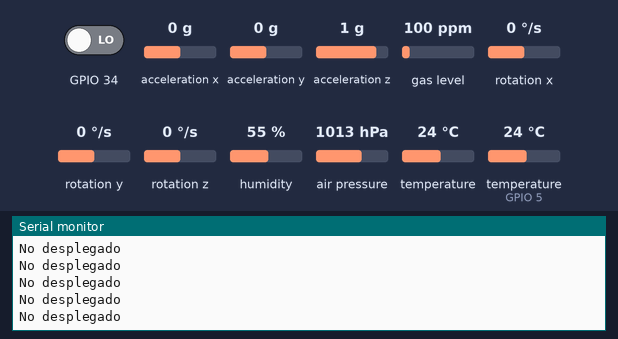
The sketch below on a simulated ESP32. Shown: the last lines printed to the serial monitor. Inputs (shaded band) come from the test bench; at power-on: GPIO 34 LOW, acceleration x 0 g, gas level 100 ppm, humidity 55 %, acceleration y 0 g, temperature (sensor on GPIO 5) 24 °C, acceleration z 1 g, rotation x 0 °/s, rotation y 0 °/s, rotation z 0 °/s, air pressure 1013 hPa, temperature 24 °C. Storage starts empty.

Above: at 1.3 s.
1.4 s: GPIO 34 driven HIGH
At 2.5 s:
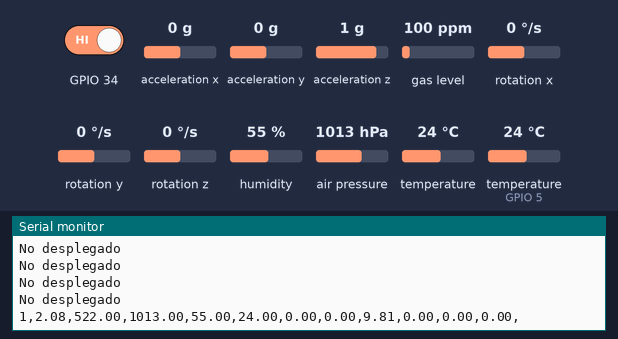
2.9 s: acceleration x set to -1.4 g
4.4 s: gas level set to 20 ppm
At 5.6 s:
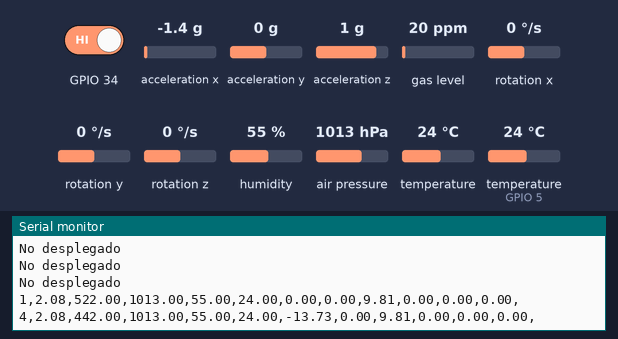
5.9 s: humidity set to 22 %
7.4 s: acceleration y set to -1.4 g
At 8.6 s:
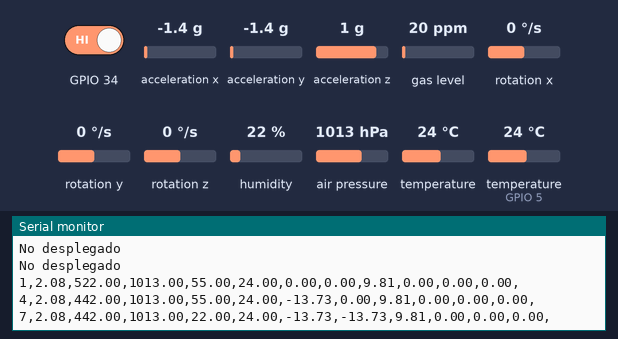
8.9 s: temperature (sensor on GPIO 5) set to 12 °C
At 11.2 s:
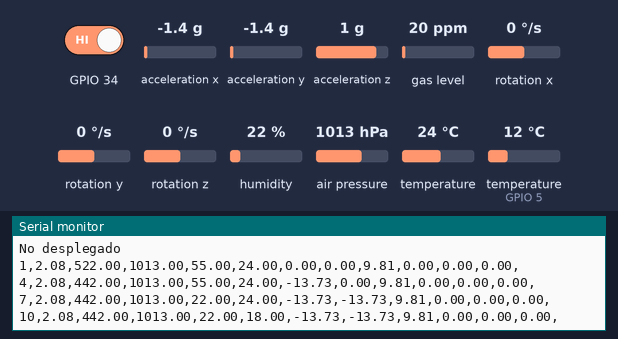
Timing chart, 0 to 11.4 s (numbered marks = the images above; inputs shaded):
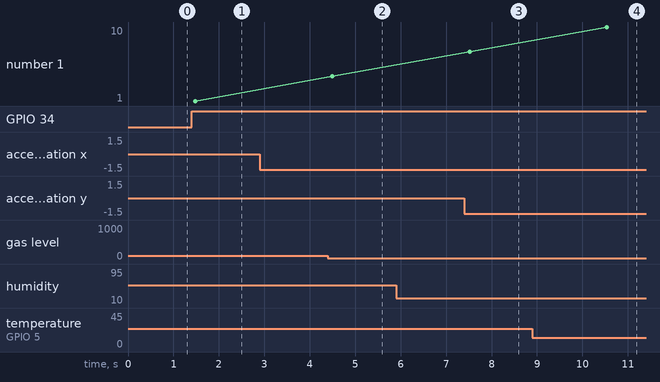

Measured:
- after the input at 1.4 s, the serial monitor: prints a new line after 0.07 s (image 1)
- after the input at 4.4 s, the serial monitor: prints a new line after 0.10 s (image 2)
- after the input at 7.4 s, the serial monitor: prints a new line after 0.12 s (image 3)
- after the input at 8.9 s, the serial monitor: prints a new line after 1.6 s (image 4)

The sketch:

Proto3_ino.ino
```cpp
#include <MQUnifiedsensor.h>
#include <Adafruit_MPU6050.h>
#include <SPI.h>
#include <SD.h>
#include <Adafruit_BMP280.h>
#include <Adafruit_Sensor.h>
#include <Wire.h>
#include <DHT.h>
#include <DHT_U.h>

TwoWire I2C_BMP280 = TwoWire(0);
TwoWire I2C_MPU6050 = TwoWire(1);

#define DHTTYPE DHT22
#define DHTPIN 5
#define SDA1_PIN 21
#define SCL1_PIN 22
#define SDA2_PIN 18
#define SCL2_PIN 19
#define MOSI 12
#define MISO 27
#define SCK 14
#define CS 13
#define SEALEVELPRESSURE_HPA (1013.25)
#define placa "ESP-32"
#define Voltage_Resolution 3.3
#define pin 15
#define type "MQ-135"
#define ADC_Bit_Resolution 12
#define RatioMQ135CleanAir 3.6

Adafruit_BMP280 bmp (&I2C_BMP280);
Adafruit_MPU6050 mpu;
MQUnifiedsensor MQ135(placa, Voltage_Resolution, ADC_Bit_Resolution, pin, type);
DHT dht22(DHTPIN, DHTTYPE);
SPIClass spi = SPIClass(VSPI);


float tempDHT, humDHT, hPa, tempBMP, altitude, PPM, tempMed;
int tiempo;
int16_t* ax, ay, az, gx, gy, gz;
int sensorPin = 15;
int sensorValue = 0;
int val;
int i = 0, t;

void setup()
{
  Serial.begin(115200);
  delay(100);
  Serial.println("Iniciando...");
  spi.begin(SCK, MISO, MOSI, CS);
  I2C_MPU6050.begin(SDA1_PIN, SCL1_PIN, 100000);
  I2C_BMP280.begin(SDA2_PIN, SCL2_PIN, 100000);
  pinMode(34, INPUT);
  pinMode(15, INPUT);
  dht22.begin();
  MQ135.setRegressionMethod(1);
  MQ135.setA(110.47); MQ135.setB(-2.862);
  MQ135.init();
  MQ135.setRL(1);
  MQ135.setR0(0.49);
  MQ135.serialDebug(true);
  if (!mpu.begin(0x68, &I2C_MPU6050)) {
    Serial.println("No se pudo encontrar el MPU6050");
    while (1);
  }
  if (!bmp.begin(0x76)) {
    Serial.println("No se pudo encontrar el BMP280");
    while (1);
  }
  SD.begin(13,spi,4000000);
  if (!SD.begin(13,spi,4000000))
  {
    Serial.println("Error al inicializar la tarjeta SD");
    return;
  }
  Serial.println("Tarjeta SD inicializada.");

  // Crear carpeta "datos"
  if (!SD.exists("/datos"))
  {
    Serial.println("Intentando crear la carpeta 'datos'...");
    if (SD.mkdir("/datos"))
    {
      Serial.println("Carpeta 'datos' creada.");
    }
    else
    {
      Serial.println("Error al crear la carpeta 'datos'.");
    }
  }
  else
  {
    Serial.println("La carpeta 'datos' ya existe.");
  }

  // Crear archivo .csv en la carpeta "datos"
  Serial.println("Intentando crear el archivo 'datos.csv'...");
  File file = SD.open("/datos/datos.csv", FILE_WRITE);
  if (file)
  {
    file.println("Tiempo,Altura(MSNM),CO2(PPM),Presion(hPa),Humedad(Med),Temperatura(°C),Accel-X,Accel-Y,Accel-Z(m/s^2),Gyro-X,Gyro-Y,Gyro-Z(rad/s)");
    file.close();
    Serial.println("Archivo 'datos.csv' creado y encabezado escrito.");
  }
  else
  {
    Serial.println("Error al crear el archivo 'datos.csv'.");
  }
}

void loop()
{

  if (digitalRead(34))
  {
    // MPU6050
    sensors_event_t a, g, temp;
    mpu.getEvent(&a, &g, &temp);

    // DHT22
    humDHT = dht22.readHumidity();
    tempDHT = dht22.readTemperature();

    // BMP280
    tempBMP = bmp.readTemperature();
    hPa = bmp.readPressure() / 100;
    altitude = bmp.readAltitude(SEALEVELPRESSURE_HPA);

    // MQ135
    MQ135.update();
    PPM = MQ135.readSensor() + 422;

    tempMed = (tempDHT+tempBMP)/2;
    tiempo = millis();
    tiempo = tiempo/1000;

    File file = SD.open("/datos/datos.csv", FILE_APPEND);
    if (file)
    {
      file.print(tiempo);
      file.print(",");
      file.print(altitude);
      file.print(",");
      file.print(PPM);
      file.print(",");
      file.print(hPa);
      file.print(",");
      file.print(humDHT);
      file.print(",");
      file.print(tempMed);
      file.print(",");
      file.print(a.acceleration.x);
      file.print(",");
      file.print(a.acceleration.y);
      file.print(",");
      file.print(a.acceleration.z);
      file.print(",");
      file.print(g.gyro.x);
      file.print(",");
      file.print(g.gyro.y);
      file.print(",");
      file.println(g.gyro.z);
      file.flush();
      Serial.print(tiempo);
      Serial.print(",");
      Serial.print(altitude);
      Serial.print(",");
      Serial.print(PPM);
      Serial.print(",");
      Serial.print(hPa);
      Serial.print(",");
      Serial.print(humDHT);
      Serial.print(",");
      Serial.print(tempMed);
      Serial.print(",");
      Serial.print(a.acceleration.x);
      Serial.print(",");
      Serial.print(a.acceleration.y);
      Serial.print(",");
      Serial.print(a.acceleration.z);
      Serial.print(",");
      Serial.print(g.gyro.x);
      Serial.print(",");
      Serial.print(g.gyro.y);
      Serial.print(",");
      Serial.print(g.gyro.z);
      Serial.println(",");
      file.close();
      i++;
    }
    else
    Serial.println("No se encontro la carpeta");
    delay(3000);
  }
  else
    {
    Serial.println("No desplegado");
    delay(100);
    }
}
```
